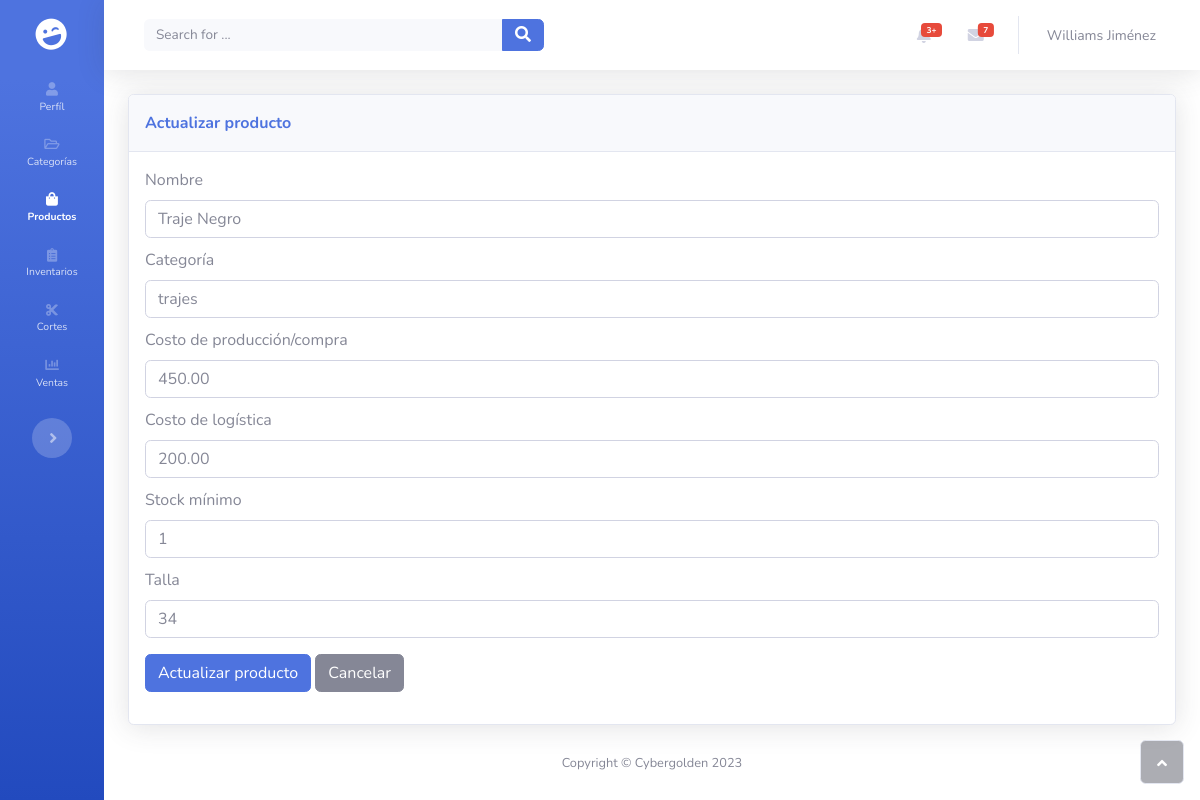
The app's page /products/update/product/14/ (signed in) with its own data.
### products/models.py (models this page shows, shortened)
class Product(models.Model):
    name = models.CharField(max_length=100, blank=False, null=False)
    category = models.ForeignKey(Category, on_delete=models.CASCADE, blank=True, null=True)
    production_cost = models.DecimalField(max_digits=10, decimal_places=2, blank=False, null=False) # Costo sin caballo
    logistics_cost = models.DecimalField(max_digits=10, decimal_places=2, blank=False, null=False) # Costo con caballo
    minimum_stock = models.IntegerField(blank=False, null=False)
    size = models.CharField(max_length=10, blank=True, null=True)
    created_at = models.DateTimeField(auto_now_add=True)
    updated_at = models.DateTimeField(auto_now=True)

### products/views.py (the view, shortened to what this page needs)
# urls.py: path('update/product/<int:product_id>/', views.update_product, name='update_product'),
@login_required
@csrf_exempt
def update_product(request, product_id):
    if request.user.employee.position in STAFF:
        product = Product.objects.get(id=product_id)
        if request.method == 'GET':
            form = ProductForm(instance=product)
            return render(request, 'products/update-product.html', {
                'form': form,
                'product': product,
            })
    else:
        return redirect('products:products')

### products/models.py (called while the page is built)
    def __str__(self):
        return self.name

### products/templates/products/update-product.html (shortened to what this page needs)
{% extends 'users/layout.html' %}
{% load static %}
{% block extend_head %}
<link rel="stylesheet" href="{% static 'users/assets/css/layout.css' %}">
{% endblock %}
{% block content %}
<div class="container-fluid">
  <div id="show-categories-container">
    <div id="create-category-container">
      <div class="card shadow">
        <div class="card-header d-flex justify-content-between align-items-center flex-wrap py-3">
          <p class="text-primary flex-grow-0 flex-shrink-1 m-0 fw-bold">Actualizar producto</p>
        </div>
        <div class="card-body">
          <form action="{% url 'products:update_product' product.id %}" method="POST">
            <div class="mb-3">
              <label class="form-label" for="name">Nombre</label>
              {{ form.name }}
              <label class="form-label" for="category" style="margin-top: 10px;">Categoría</label>
              {{ form.category }}
              <label class="form-label" for="production-cost" style="margin-top: 10px;">Costo de producción/compra</label>
              {{ form.production_cost }}
              <label class="form-label" for="logistic-cost" style="margin-top: 10px;">Costo de logística</label>
              {{ form.logistics_cost }}
              <label class="form-label" for="minimum-stock" style="margin-top: 10px;">Stock mínimo</label>
              {{ form.minimum_stock }}
              <label class="form-label" for="size" style="margin-top: 10px;">Talla</label>
              {{ form.size }}
            </div>
            <div class="mb-3">
              <button class="btn btn-primary" type="submit" id="submit-update-product-btn">Actualizar producto</button>
              <button class="btn btn-secondary" type="button" id="cancel-create-product-btn">Cancelar</button>
            </div>
          </form>
        </div>
      </div>
    </div>
  </div>
</div>
{% endblock %}

### users/templates/users/layout.html (shortened to what this page needs)
{% load static %}
<!DOCTYPE html>
<html lang="en">
  <head>
    <link rel="stylesheet" href="{% static 'users/assets/bootstrap/css/bootstrap.min.css' %}">
    <link rel="stylesheet" href="{% static 'users/assets/fonts/fontawesome-all.min.css' %}">
    <link rel="stylesheet" href="https://cdn.jsdelivr.net/npm/sweetalert2@10.16.6/dist/sweetalert2.min.css">
    {% block extend_head %}
    {% endblock %}
  </head>
  <body id="page-top" class="sidebar-toggled">
    <div id="wrapper">
      <nav class="navbar navbar-dark align-items-start sidebar sidebar-dark accordion bg-gradient-primary p-0 toggled">
        <div class="container-fluid d-flex flex-column p-0">
          <a
            class="navbar-brand d-flex justify-content-center align-items-center sidebar-brand m-0"
            href="#"
          >
            <div class="sidebar-brand-icon rotate-n-15">
              <i class="fas fa-laugh-wink"></i>
            </div>
          </a>
          <ul class="navbar-nav text-light" id="accordionSidebar">
            <li class="nav-item">
              <a id="nav-link-profile" class="nav-link active" href="{% url 'users:profile' %}"
                ><i class="fas fa-user"></i><span>Perfíl</span></a
              >
            </li>
            <li class="nav-item">
              <a id="nav-link-categories" class="nav-link" href="{% url 'products:categories' %}"
                ><i class="far fa-folder-open"></i><span>Categorías</span></a
              >
            </li>
            <li class="nav-item">
              <a id="nav-link-products" class="nav-link" href="{% url 'products:products' %}"
                ><i class="fas fa-shopping-bag"></i><span>Productos</span></a
              >
            </li>
            <li class="nav-item">
              <a id="nav-link-inventory" class="nav-link" href="{% url 'products:inventory' %}">
                <i class="fas fa-clipboard-list"></i><span>Inventarios</span>
              </a>
            </li>
            <li class="nav-item">
              <a id="nav-link-cuts" class="nav-link" href="{% url 'maquila:cuts' %}">
                <i class="fas fa-cut"></i>
                <span>Cortes</span>
              </a>
            </li>
            <li class="nav-item">
              <a id="nav-link-sales" class="nav-link" href="#">
                <i class="fas fa-chart-bar"></i>
                <span>Ventas</span>
              </a>
            </li>
          </ul>
          <div class="text-center d-none d-md-inline">
            <button
              class="btn rounded-circle border-0"
              id="sidebarToggle"
              type="button"
            ></button>
          </div>
        </div>
      </nav>
      <div id="content">
        <nav class="navbar navbar-light navbar-expand bg-white shadow mb-4 topbar static-top">
          <div class="container-fluid">
            <form
              class="d-none d-sm-inline-block me-auto ms-md-3 my-2 my-md-0 mw-100 navbar-search"
            >
              <div class="input-group">
                <input
                  class="bg-light form-control border-0 small"
                  type="text"
                  placeholder="Search for ..."
                /><button class="btn btn-primary py-0" type="button">
                  <i class="fas fa-search"></i>
                </button>
              </div>
            </form>
            <ul class="navbar-nav flex-nowrap ms-auto">
              <li class="nav-item dropdown no-arrow mx-1">
                <div class="nav-item dropdown no-arrow">
                  <a
                    class="dropdown-toggle nav-link"
                    aria-expanded="false"
                    data-bs-toggle="dropdown"
                    href="#"
                    ><span class="badge bg-danger badge-counter">3+</span
                    ></a>
                </div>
              </li>
              <li class="nav-item dropdown no-arrow mx-1">
                <div class="nav-item dropdown no-arrow">
                  <a
                    class="dropdown-toggle nav-link"
                    aria-expanded="false"
                    data-bs-toggle="dropdown"
                    href="#"
                    ><span class="badge bg-danger badge-counter">7</span
                    ><i class="fas fa-envelope fa-fw"></i
                  ></a>
                </div>
              </li>
              <li class="nav-item dropdown no-arrow">
                <div class="nav-item dropdown no-arrow">
                  <a
                    class="dropdown-toggle nav-link"
                    aria-expanded="false"
                    data-bs-toggle="dropdown"
                    href="#"
                    ><span class="d-none d-lg-inline me-2 text-gray-600 small"
                      >{{ user.first_name }} {{ user.last_name }}</span
                    ></a>
                </div>
              </li>
            </ul>
          </div>
        </nav>
        {% block content %}
        {% endblock %}
        <footer class="bg-white sticky-footer">
          <div class="container my-auto">
              <div class="text-center my-auto copyright"><span>Copyright © Cybergolden 2023</span></div>
          </div>
        </footer>
        </div><a class="border rounded d-inline scroll-to-top" href="#page-top"><i class="fas fa-angle-up"></i></a>
      </div>
  </body>
</html>

### users/static/users/assets/css/layout.css (style rules this page uses)
#content { width: 100%; }

### records on screen
Product: name "Traje Negro", category "trajes", production_cost "450.00", logistics_cost "200.00", minimum_stock "1", size "34"

### other values on screen
{{ user.first_name }} "Williams"
{{ user.last_name }} "Jiménez"
